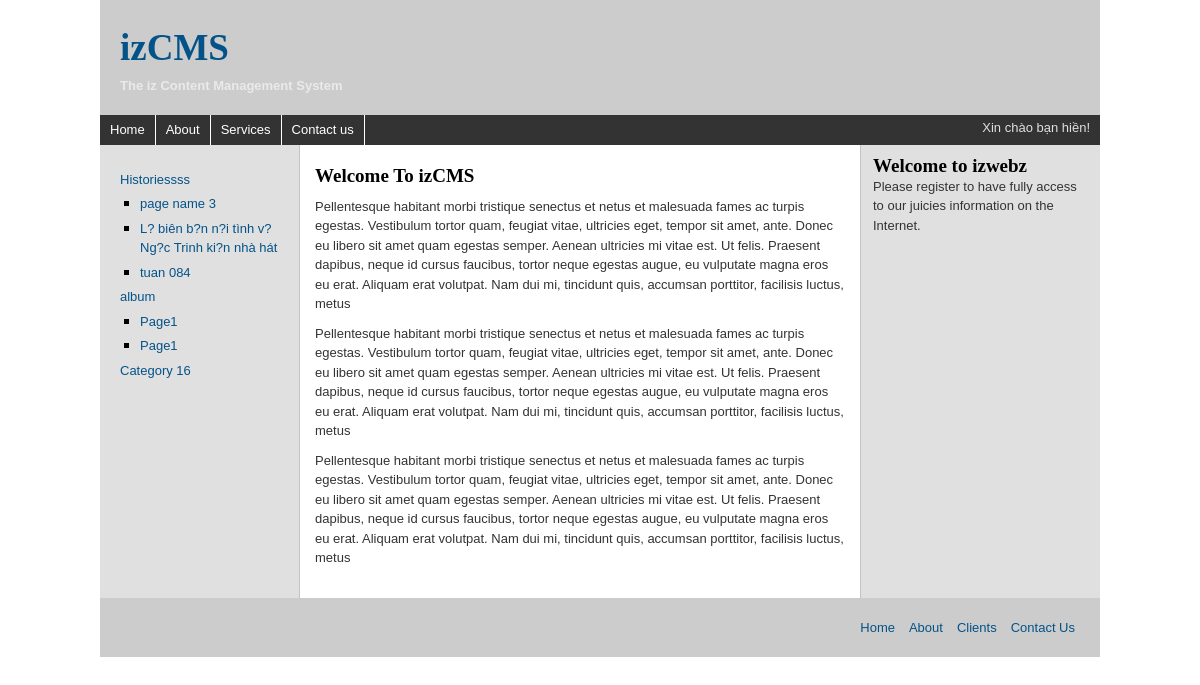
The page / on the database its author committed.
### tables this page shows
CREATE TABLE `categories` (
  `cat_id` int(11) NOT NULL,
  `user_id` int(11) NOT NULL,
  `cat_name` varchar(100) NOT NULL,
  `position` tinyint(4) NOT NULL
);

CREATE TABLE `pages` (
  `page_id` int(11) NOT NULL,
  `user_id` int(11) NOT NULL,
  `cat_id` int(11) NOT NULL,
  `page_name` varchar(150) NOT NULL,
  `content` text NOT NULL,
  `position` tinyint(4) NOT NULL,
  `post_on` datetime NOT NULL
);

### templates-part/slider-a.php (the view)
<div id="content-container">
       <div id="section-navigation">
        <ul class="navi">
           <?php
             if(isset($_GET['cid']) && filter_var($_GET['cid'], FILTER_VALIDATE_INT, array('min_range' => 1))) {
                 $cid = $_GET['cid'];
                 $pid = NULL;
             } elseif(isset($_GET['pid']) && filter_var($_GET['pid'], FILTER_VALIDATE_INT, array('min_range' => 1))) {
                 $pid = $_GET['pid'];
                 $cid = NULL;
             } else {
                 $cid = NULL;
                 $pid = NULL;
             }
             $q="SELECT cat_name,cat_id FROM categories ";
             $r=mysqli_query($conn,$q) or die("Query {$q} \n<br/>MySQL Error:".mysqli_error($conn));
               while($cats = mysqli_fetch_array($r, MYSQLI_ASSOC)) {
                   echo "<li><a href='index.php?cid={$cats['cat_id']}'";
                         if($cats['cat_id'] == $cid) echo "class='selected'";
                     echo ">".$cats['cat_name']. "</a>";
           $q1 = "SELECT page_name, page_id FROM pages WHERE cat_id={$cats['cat_id']} ORDER BY position ASC";
           $r1 = mysqli_query($conn, $q1) or die("Query {$q} \n<br/>MySQL Error:".mysqli_error($conn));
               echo "<ul class='pages'>";
           while($pages = mysqli_fetch_array($r1, MYSQLI_ASSOC)) {
               echo "<li><a href='single.php?pid={$pages['page_id']}'";
                   if($pages['page_id'] == $pid) echo "class='selected'";
               echo ">".$pages['page_name']."</a></li>";
           }
               echo "</ul>";
           echo "</li>";
       }
           ?>
        </ul>
   </div>

### css/style.css (style rules this page uses)
* { margin: 0; padding: 0 }
p, label, a { color: #333333; line-height: 1.5; font-size: 13px; font-family:'lucida grande',tahoma,verdana,arial,sans-serif； }
ul { list-style: none; }
a { color: #035389; text-decoration: none; }
#content-container { float: left;width: 1000px;background: #fff url(images/layout-three-fixed-background.gif) repeat-y 100% 0; }
#section-navigation { float: left;width: 160px;padding: 20px 0;margin: 0 20px;display: inline; }
#section-navigation ul li { margin: 5px 0px;padding: 0; }
.pages { list-style: square; margin: 0 0 0 20px; }

### rows shown on the page
categories: cat_name "Historiessss"
pages: page_name "page name 3"
pages: page_name "L? biên b?n n?i tình v? Ng?c Trinh ki?n nhà hát"
pages: page_name "tuan 084"
categories: cat_name "album"
pages: page_name "Page1"
pages: page_name "Page1"
categories: cat_name "Category 16"
